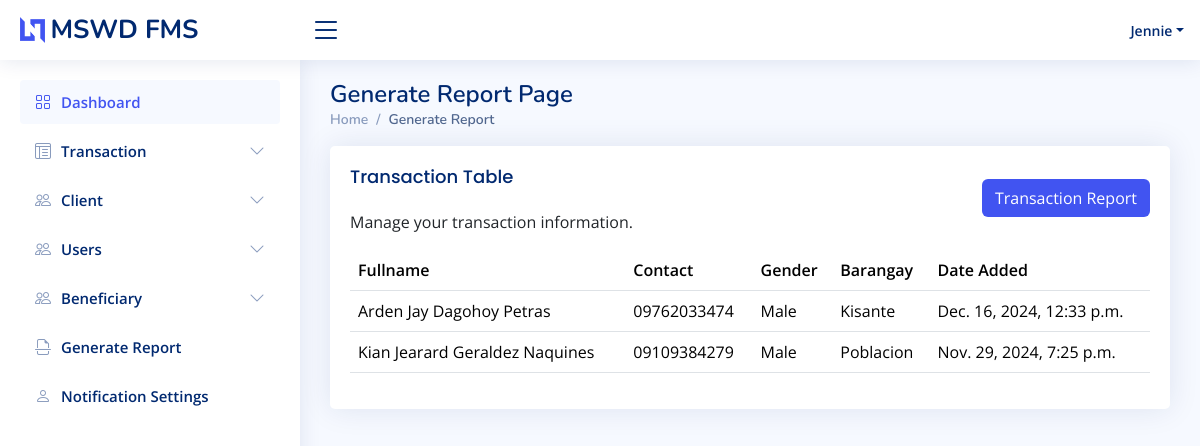
/report/ (signed in), run on the app's committed database.
### app/models.py (models this page shows, shortened)
class Assistance(models.Model):
    ASSISTANCE_TYPE = (
        ('Medical', 'Medical'),
        ('Education', 'Education'),
        ('Burial', 'Burial'),
    )
    client = models.ForeignKey(
        "Client", related_name="assistances", on_delete=models.CASCADE
    )
    assistance_type = models.CharField(max_length=100, choices=ASSISTANCE_TYPE)
    amount = models.DecimalField(max_digits=10, default=7000, decimal_places=2, null=True, blank=True)
    is_notified = models.BooleanField(default=False, null=True, blank=True)
    is_claimed = models.BooleanField(default=False, null=True, blank=True)
    is_ready = models.BooleanField(default=False, null=True, blank=True)
    date_provided = models.DateField(auto_now_add=False, null=True, blank=True)
    date_added = models.DateTimeField(auto_now_add=True)
    class Meta:
        verbose_name = 'Assistance'
        verbose_name_plural = 'Assistance'

class Client(models.Model):
    MARITAL_STATUS = (
        ("Single", "Single"),
        ("Married", "Married"),
        ("Divorced", "Divorced"),
        ("Widowed", "Widowed"),
        ("Annulled", "Annulled"),
    )
    CLIENT_TYPE = (
        ("Senior Citizen", "Senior Citizen"),
        ("Family Solo Parent", "Family Solo Parent"),
        ("PWD", "PWD"),
    )
    first_name = models.CharField(max_length=50, unique=False, db_index=True)
    middle_name = models.CharField(max_length=50, unique=False, db_index=True, blank=True, null=True, help_text="Optional middle name")
    last_name = models.CharField(max_length=50, unique=False, db_index=True)
    contact_number = models.CharField(max_length=50, unique=True, db_index=True)
    gender = models.CharField(
        max_length=10, db_index=True, choices=(("Male", "Male"), ("Female", "Female"))
    )
    marital_status = models.CharField(
        max_length=50, db_index=True, choices=MARITAL_STATUS
    )
    birth_date = models.DateField(auto_now_add=False, null=False, db_index=True)
    barangay = models.CharField(max_length=255, null=False, db_index=True)
    address = models.TextField(max_length=255, null=False)
    client_type = models.CharField(max_length=50, choices=CLIENT_TYPE)
    date_added = models.DateTimeField(auto_now_add=True)
    who_will_claim = models.CharField(max_length=255, null=True, blank=True)
    def get_fullname(self):
        middle_initial = (
            self.middle_name.split()[0].capitalize() if self.middle_name else ""
        )
        return f"{self.first_name} {middle_initial} {self.last_name}".strip()
    class Meta:
        verbose_name = 'Client'
        verbose_name_plural = 'Clients'

### app/views.py (the view, shortened to what this page needs)
# urls.py: path('report/', GenerateReportView.as_view(), name="report"),
class GenerateReportView(View):
    template_name = "report.html"
    def get(self, request):
        context = {}
        query_barangay = Client.objects.values("barangay").distinct()
        query_assistance = Assistance.objects.all().order_by("-date_added")
        context["assistance"] = query_assistance
        context["barangay"] = query_barangay
        return render(request, self.template_name, context)

### app/templates/report.html (shortened to what this page needs)
{% extends './includes/base.html' %}
{% block content %}
<div class="pagetitle">
    <h1>Generate Report Page</h1>
    <nav>
        <ol class="breadcrumb">
            <li class="breadcrumb-item">
                <a href="{% url 'dashboard' %}">Home</a>
            </li>
            <li class="breadcrumb-item active">Generate Report</li>
        </ol>
    </nav>
</div>
<section class="section">
    <div class="row">
        <div class="col-lg-12">
            <div class="card">
                <div class="card-body">
                    <div class="d-flex justify-content-between align-items-center">
                        <div>
                            <h5 class="card-title">Transaction Table</h5>
                            <p>Manage your transaction information.</p>
                        </div>
                        <button
                            type="button"
                            class="btn bg-custom"
                            data-bs-toggle="modal"
                            data-bs-target="#transaction"
                        >Transaction Report</button>
                    </div>
                    <div class="table-responsive">
                        <table class="table datatable">
                            <thead>
                                <tr>
                                    <th>Fullname</th>
                                    <th>Contact</th>
                                    <th>Gender</th>
                                    <th>Barangay</th>
                                    <th>Date Added</th>
                                </tr>
                            </thead>
                            <tbody>
                                {% for item in assistance %}
                                <tr>
                                    <td>{{ item.client.get_fullname }}</td>
                                    <td>{{ item.client.contact_number }}</td>
                                    <td>{{ item.client.gender }}</td>
                                    <td>{{ item.client.barangay }}</td>
                                    <td>{{ item.date_added }}</td>
                                </tr>
                                {% endfor %}
                            </tbody>
                        </table>
                    </div>
                </div>
            </div>
        </div>
    </div>
</section>
{% endblock %}

### app/templates/includes/header.html (shortened to what this page needs)
{% load static %}
<header id="header" class="header fixed-top d-flex align-items-center">
    <div class="d-flex align-items-center justify-content-between">
        <a href="index.html" class="logo d-flex align-items-center">
            <img src="assets/img/logo.png" alt="">
            <span class="d-none d-lg-block">MSWD FMS</span>
        </a>
        <i class="bi bi-list toggle-sidebar-btn"></i>
    </div>
    <nav class="header-nav ms-auto">
        <ul class="d-flex align-items-center">
            <li class="nav-item dropdown pe-3">
                <a class="nav-link nav-profile d-flex align-items-center pe-0" href="#" data-bs-toggle="dropdown">
                    <span class="d-none d-md-block dropdown-toggle ps-2" style="text-transform: capitalize;">{{ request.user.username }}</span>
                </a>
            </li>
        </ul>
    </nav>
</header>

### static/assets/css/style.css (style rules this page uses)
:root { scroll-behavior: smooth; }
body { font-family: "Open Sans", sans-serif; background: #f6f9ff; color: #444444; }
a { color: #4154f1; text-decoration: none; }
h1, h2, h3, h4, h5, h6 { font-family: "Nunito", sans-serif; }
.pagetitle { margin-bottom: 10px; }
.pagetitle h1 { font-size: 24px; margin-bottom: 0; font-weight: 600; color: #012970; }
.card { margin-bottom: 30px; border: none; border-radius: 5px; box-shadow: 0px 0 30px rgba(1, 41, 112, 0.1); }
.card-title { padding: 20px 0 15px 0; font-size: 18px; font-weight: 500; color: #012970; font-family: "Poppins", sans-serif; }
.card-body { padding: 0 20px 20px 20px; }
.breadcrumb { font-size: 14px; font-family: "Nunito", sans-serif; color: #899bbd; font-weight: 600; }
.breadcrumb a { color: #899bbd; transition: 0.3s; }
.breadcrumb .breadcrumb-item::before { color: #899bbd; }
.breadcrumb .active { color: #51678f; font-weight: 600; }
.logo { line-height: 1; }
@media (min-width: 1200px) { .logo { width: 280px; } }
.logo img { max-height: 26px; margin-right: 6px; }
.logo span { font-size: 26px; font-weight: 700; color: #012970; font-family: "Nunito", sans-serif; }
.header { transition: all 0.5s; z-index: 997; height: 60px; box-shadow: 0px 2px 20px rgba(1, 41, 112, 0.1); background-color: #fff; padding-left: 20px; }
.header .toggle-sidebar-btn { font-size: 32px; padding-left: 10px; cursor: pointer; color: #012970; }
.header-nav ul { list-style: none; }
.header-nav>ul { margin: 0; padding: 0; }
.header-nav .nav-profile { color: #012970; }
.header-nav .nav-profile span { font-size: 14px; font-weight: 600; }

### app/templates/includes/base.html (style rules this page uses)
.bg-custom { background-color: #4154f1 !important; color: #ffffff !important; }
tr th { font-weight: 600; color: #012970; }

### data on the page
Assistance: client.get_fullname "Arden Jay Dagohoy Petras", client.contact_number "09762033474", client.gender "Male", client.barangay "Kisante", date_added "Dec. 16, 2024, 12:33 p.m."
Assistance: client.get_fullname "Kian Jearard Geraldez Naquines", client.contact_number "09109384279", client.gender "Male", client.barangay "Poblacion", date_added "Nov. 29, 2024, 7:25 p.m."

### other printed values
{{ request.user.username }} "Jennie"
